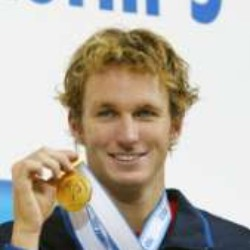
%> input picture 第五次作业/ml-master/detection/simple/Aaron_Peirsol_0001.jpg, 250 x 250 px
$ octave --eval "facedetection('Aaron_Peirsol_0001.jpg');"   (GNU Octave 9; MATLAB toolbox functions it lacks are replaced by stand-ins)
%> lines starting %> are read from the running program, lines starting %| are printed output that depends on the picture; in (x1, y1, x2, y2) boxes, pixels count from 0 and x2, y2 are one past the last pixel; in counts of white or black regions, pixels touching at a corner belong together; the program's own positions count from 1
### 第五次作业/ml-master/detection/simple/findeye.m
% 判断二值图像中是否含有可能是眼睛的块
%   bImage----二值图像
%   x---------矩形左上角顶点X坐标
%   y---------矩形左上角顶点Y坐标
%   w---------矩形宽度
%   h---------矩形长度
% 如果有则返回值eye等于1，否则为0
function eye = findeye(bImage,x,y,w,h)
% 根据矩形相关属性得到二值图像中矩形区域中的数据
% 存放矩形区域二值图像信息
part = zeros(h,w);
% 二值化
for i = y:(y+h)
    for j = x:(x+w)
        if bImage(i,j) == 0
            part(i-y+1,j-x+1) = 255;
        else
            part(i-y+1,j-x+1) = 0;
        end
    end
end
[L,num] = bwlabel(part,8);
% 如果区域中有两个以上的矩形则认为有眼睛
if num < 2
    eye = 0;
else
    eye = 1;
end

### 第五次作业/ml-master/detection/simple/facedetection.m
function facedetection(img_name)
%> called with img_name = 'Aaron_Peirsol_0001.jpg'
% 读取RGB图像
I = imread(img_name);
%> I is the input picture: size 250x250x3 uint8; mean R, G, B 184.9, 177.4, 165.9
% 转换为灰度图像
gray = rgb2gray(I);
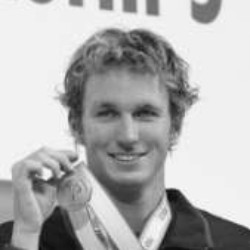
%> gray: size 250x250 uint8; min 10, max 254, mean 178.4
% 将图像转化为YCbCr颜色空间
YCbCr = rgb2ycbcr(I);
%> YCbCr: size 250x250x3 uint8; mean of channels 1, 2, 3 169.2, 121.8, 132.1
% 获得图像宽度和高度
heigth = size(gray,1);
%> heigth = 250
width = size(gray,2);
%> width = 250
% 根据肤色模型将图像二值化
for i = 1:heigth
    for j = 1:width
        Y = YCbCr(i,j,1);
        Cb = YCbCr(i,j,2);
        Cr = YCbCr(i,j,3);
        if(Y < 80)
            gray(i,j) = 0;
        else
            if(skin(Y,Cb,Cr) == 1)
                gray(i,j) = 255;
            else
                gray(i,j) = 0;
            end
        end
    end
end
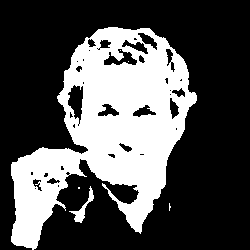
%> gray: size 250x250 uint8; 32% white; 6 white regions (4 under 20 px), largest, box (x1, y1, x2, y2) and area: (11, 27, 197, 250) 19802, (69, 186, 94, 223) 213
% 二值图像形态学处理
SE=strel('arbitrary',eye(5));
%gray = bwmorph(gray,'erode');
% imopen先腐蚀再膨胀
gray = imopen(gray,SE);
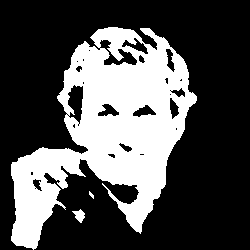
%> gray: size 250x250 uint8; 31.5% white; 3 white regions
% imclose先膨胀再腐蚀
%gray = imclose(gray,SE);
imshow(gray);
% 取出图片中所有包含白色区域的最小矩形
[L,num] = bwlabel(gray,8);
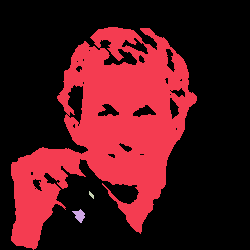
%> L: size 250x250 double; 4 distinct labels, from 0 to 3; one colour per label, 0 black
%> num = 3
STATS = regionprops(L,'BoundingBox');
%> STATS = 3 regions; box (x1, y1, x2, y2): (11, 27, 197, 250), (72, 209, 85, 223), (89, 191, 94, 199)
% 存放经过筛选以后得到的所有矩形块
n = 1;
result = zeros(n,4);
figure,imshow(I);
hold on;
for i = 1:num
    box = STATS(i).BoundingBox;
    x = box(1);    %矩形坐标x
    y = box(2);    %矩形坐标y
    w = box(3);    %矩形宽度w
    h = box(4);    %矩形高度h
    % 宽度和高度的比例
    ratio = h/w;
    ux = uint8(x);
    uy = uint8(y);
    if ux > 1
        ux = ux - 1;
    end
    if uy > 1
        uy = uy - 1;
    end
    % 可能是人脸区域的矩形应满足以下条件：
    %   1、高度和宽度必须都大于20，且矩形面积大于400
    %   2、高度和宽度比率应该在范围（0.6,2）内
    %   3、函数findeye返回值为1
    if w < 50 || h < 50 || w*h < 2500
        continue
    elseif ratio < 2 && ratio > 0.6 && findeye(gray,ux,uy,w,h) == 1
        % 记录可能为人脸的矩形区域
        result(n,:) = [ux uy w h];
        n = n+1;
    end
end
%> this loop made 3 passes
%> (x, y, w, h, ratio, ux, uy, num in findeye) on pass 1: (11.5, 27.5, 186, 223, 1.2, 11, 27, 24)
%> (x, y, w, h, ratio, ux, uy) on passes 2 to 3: (72.5, 209.5, 13, 14, 1.08, 72, 209), (89.5, 191.5, 5, 8, 1.6, 89, 191)
%> pass 1, in findeye, `[L,num] = bwlabel(part,8);`:
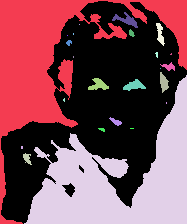
%> L: size 224x187 double; 25 distinct labels, from 0 to 24; one colour per label, 0 black
%> after the loop, result = [11 27 186 223]
%> `facedetection('Aaron_Peirsol_0001.jpg');`:
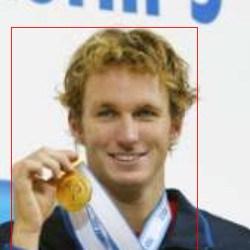
%> figure redrawn from the program's plot data
% 对可能是人脸的区域进行标记
if  size(result,1) == 1 && result(1,1) > 0
    rectangle('Position',[result(1,1),result(1,2),result(1,3),result(1,4)],'EdgeColor','r');
else
    % 如果满足条件的矩形区域大于1则再根据其他信息进行筛选
    for m = 1:size(result,1)
        m1 = result(m,1);
        m2 = result(m,2);
        m3 = result(m,3);
        m4 = result(m,4);
        % 标记最终的人脸区域
        if m1 + m3 < width && m2 + m4 < heigth
            rectangle('Position',[m1,m2,m3,m4],'EdgeColor','r');
        end
    end
end

$ run again, on 第五次作业/ml-master/detection/simple/Aaron_Peirsol_0002.jpg
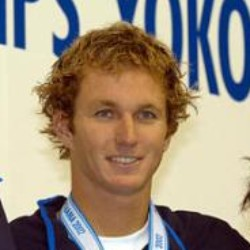
%> input picture 第五次作业/ml-master/detection/simple/Aaron_Peirsol_0002.jpg, 250 x 250 px
%> in facedetection, I is the input picture: size 250x250x3 uint8; mean R, G, B 156.8, 142.9, 126
%> YCbCr: size 250x250x3 uint8; mean of channels 1, 2, 3 140.6, 118.5, 135.3
%> after the loop in facedetection, `for i = 1:heigth`:
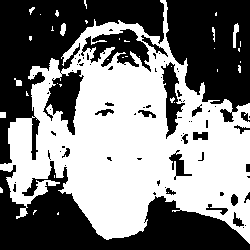
%> gray: size 250x250 uint8; 49.6% white; 37 white regions (29 under 20 px), largest, box (x1, y1, x2, y2) and area: (0, 0, 250, 244) 30536, (233, 23, 239, 48) 88, (60, 23, 66, 36) 56
%> L: size 250x250 double; 27 distinct labels, from 0 to 26
%> in facedetection, `[L,num] = bwlabel(gray,8);`: num = 26
%> STATS = 26 regions; largest, box (x1, y1, x2, y2): (6, 20, 250, 244), (35, 180, 48, 195), (236, 104, 250, 115), (0, 163, 13, 172), (86, 49, 94, 58)
%> the loop in facedetection, `for i = 1:num` made 26 passes
%> (x, y, w, h, ratio, ux, uy, num in findeye) on pass 4: (6.5, 20.5, 244, 224, 0.918, 6, 20, 33)
%> after the loop in facedetection, `for i = 1:num`: result = [6 20 244 224]
%> `facedetection('Aaron_Peirsol_0001.jpg');`:
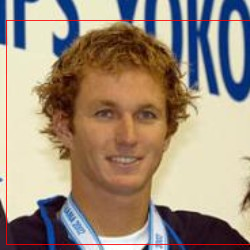
%> figure redrawn from the program's plot data

$ run again, on 第五次作业/ml-master/detection/simple/Abdullah_0001.jpg
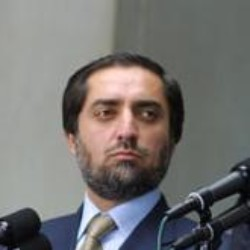
%> input picture 第五次作业/ml-master/detection/simple/Abdullah_0001.jpg, 250 x 250 px
%> in facedetection, I is the input picture: size 250x250x3 uint8; mean R, G, B 116.1, 113.7, 112
%> YCbCr: size 250x250x3 uint8; mean of channels 1, 2, 3 114.1, 126.9, 129
%> after the loop in facedetection, `for i = 1:heigth`:
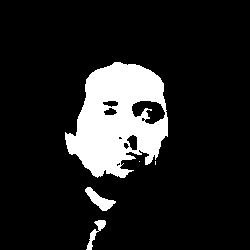
%> gray: size 250x250 uint8; 13% white; 5 white regions (2 under 20 px), largest, box (x1, y1, x2, y2) and area: (65, 62, 168, 178) 7607, (85, 187, 116, 211) 304, (86, 220, 106, 250) 184
%> in facedetection, `[L,num] = bwlabel(gray,8);`: num = 8
%> STATS = 8 regions; box (x1, y1, x2, y2): (65, 62, 168, 178), (85, 187, 113, 211), (87, 245, 92, 250), (90, 233, 95, 240), (94, 220, 106, 229), (128, 147, 142, 155), (141, 111, 150, 120), (145, 156, 152, 164)
%> the loop in facedetection, `for i = 1:num` made 8 passes
%> (x, y, w, h, ratio, ux, uy, num in findeye) on pass 1: (65.5, 62.5, 103, 116, 1.13, 65, 62, 4)
%> after the loop in facedetection, `for i = 1:num`: result = [65 62 103 116]
%> `facedetection('Aaron_Peirsol_0001.jpg');`:
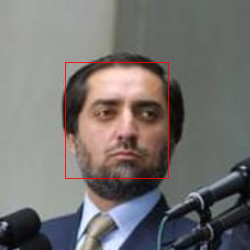
%> figure redrawn from the program's plot data

$ run again, on 第五次作业/ml-master/detection/simple/Dwain_Kyles_0001.jpg
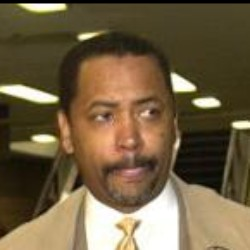
%> input picture 第五次作业/ml-master/detection/simple/Dwain_Kyles_0001.jpg, 250 x 250 px
%> in facedetection, I is the input picture: size 250x250x3 uint8; mean R, G, B 113.7, 96.2, 67.6
%> YCbCr: size 250x250x3 uint8; mean of channels 1, 2, 3 100.3, 112.9, 137.7
%> after the loop in facedetection, `for i = 1:heigth`:
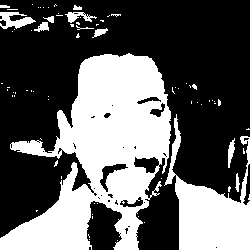
%> gray: size 250x250 uint8; 37.4% white; 76 white regions (64 under 20 px), largest, box (x1, y1, x2, y2) and area: (0, 53, 171, 250) 17392, (164, 114, 250, 250) 4796, (0, 12, 36, 29) 331
%> in facedetection, `[L,num] = bwlabel(gray,8);`:
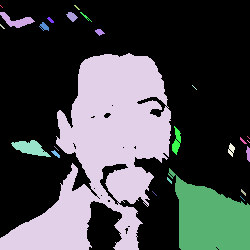
%> L: size 250x250 double; 26 distinct labels, from 0 to 25; one colour per label, 0 black
%> in facedetection, `[L,num] = bwlabel(gray,8);`: num = 25
%> STATS = 25 regions; largest, box (x1, y1, x2, y2): (0, 53, 171, 250), (168, 168, 250, 250), (11, 140, 51, 157), (0, 12, 35, 28), (172, 126, 181, 155)
%> the loop in facedetection, `for i = 1:num` made 25 passes
%> (x, y, w, h, ratio, ux, uy, num in findeye) on passes 4, 16: (0.5, 53.5, 171, 197, 1.15, 1, 53, 13), (168.5, 168.5, 82, 82, 1, 168, 168, 2)
%> after the loop in facedetection, `for i = 1:num`: result = [1 53 171 197; 168 168 82 82]
%> the loop in facedetection, `for m = 1:size(result,1)` made 2 passes
%> (m1, m2, m3, m4) on passes 1 to 2: (1, 53, 171, 197), (168, 168, 82, 82)
